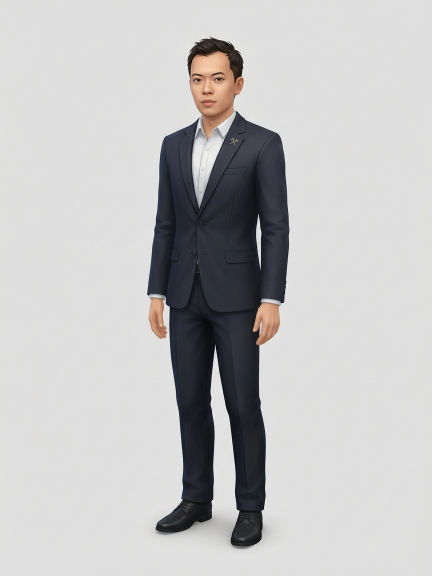
#> input picture assets-src/characters/Aaron-char.jpg, 864 x 1152 px (shown at 1/2 size)
$ python -i build_characters.py   (imports and definitions only)
#> lines starting #> are read from the running program, lines starting #| are printed output that depends on the picture; after the words box and inside, x2 and y2 are one past the last pixel; in counts of white or black regions, pixels touching at a corner belong together
#> further down, picture is the input picture: PIL image 864x1152 RGB; mean R, G, B 193.8, 193.4, 193.7
#!/usr/bin/env python3
"""
Character art pipeline — drop a big portrait in, get every game size out.

Drop zone : assets-src/characters/<Name>-char.{jpeg,jpg,png,webp}
            (any flat-backdrop full-body portrait; the filename becomes the id)

Outputs   : client/public/chars/<id>.webp         big showcase art (1024 px tall)
            client/public/chars/<id>-sprite.png   select-screen figure (128 px tall)
            client/public/chars/<id>-face.png     filmstrip bust tile (220x264)
            client/public/chars/<id>-pixel.png    in-game pixel sprite (100 px tall)
            client/public/chars/index.json        id -> sizes, for tooling

Only `-pixel.png` is transformed. The lobby art (webp / sprite / face) stays
the clean photo cutout it has always been — the pixel transform happens to the
character you actually walk around with, not to the character you pick.

The pixel sprite is the cutout shrunk onto a hard grid, snapped to a small
adaptive palette (no dithering), alpha binarised (no soft edges) and scaled
back up with nearest neighbours — the same transform for every character.

The flat studio backdrop is flood-filled away from the borders only, so white
shirts *inside* the silhouette survive. Edges are de-fringed against the
backdrop colour so no grey halo follows the character into the street scene.

Run:  python3 tools/build_characters.py
"""
import json
import os
import re
import sys

import numpy as np
from PIL import Image, ImageFilter

ROOT = os.path.dirname(os.path.dirname(os.path.abspath(__file__)))
SRC = os.path.join(ROOT, "assets-src", "characters")
OUT = os.path.join(ROOT, "client", "public", "chars")

BIG_H = 1024
SPRITE_H = 128
FACE_W, FACE_H = 220, 264

# Pixel-art grid for the in-game sprite, in art pixels. One grid cell becomes
# an integer block of PNG pixels, so the runtime never resamples it.
PIXEL_GRID, PIXEL_SCALE, PIXEL_COLORS = 48, 2, 26
PIXEL_GAIN = 1.35                     # chibi widening: photoreal people are too
                                      # narrow to read as a 100 px game sprite
PIXEL_H = PIXEL_GRID * PIXEL_SCALE
OUTLINE = (24, 18, 15)                # one-pixel silhouette border
ALPHA_CUT = 100                       # alpha below this is not a pixel at all

BG_TOL = 72          # colour distance still considered backdrop / floor shadow
BG_CHROMA = 14       # backdrop is neutral grey; clothing and skin are not
EDGE_LO, EDGE_HI = 18.0, 92.0   # soft-edge alpha ramp


def runs(mask_row):
    """[start, end) intervals of True pixels in one boolean row."""
    d = np.diff(np.concatenate(([0], mask_row.view(np.int8), [0])))
    starts = np.flatnonzero(d == 1)
    ends = np.flatnonzero(d == -1)
    return list(zip(starts.tolist(), ends.tolist()))


def border_connected(mask):
    """Keep only the backdrop regions that touch an image border (scanline union-find)."""
    h, w = mask.shape
    parent = []

    def find(i):
        while parent[i] != i:
            parent[i] = parent[parent[i]]
            i = parent[i]
        return i

    def union(a, b):
        ra, rb = find(a), find(b)
        if ra != rb:
            parent[rb] = ra

    rows = []
    prev = []
    for y in range(h):
        cur = []
        for s, e in runs(mask[y]):
            idx = len(parent)
            parent.append(idx)
            cur.append((s, e, idx))
        # link overlapping runs of the previous row
        i = j = 0
        while i < len(prev) and j < len(cur):
            ps, pe, pi = prev[i]
            cs, ce, ci = cur[j]
            if ps < ce and cs < pe:
                union(pi, ci)
            if pe < ce:
                i += 1
            else:
                j += 1
        rows.append(cur)
        prev = cur

    seeds = set()
    for y, row in enumerate(rows):
        for s, e, idx in row:
            if y == 0 or y == h - 1 or s == 0 or e == w:
                seeds.add(find(idx))
    out = np.zeros_like(mask)
    for y, row in enumerate(rows):
        for s, e, idx in row:
            if find(idx) in seeds:
                out[y, s:e] = True
    return out


def dilate(mask, n=1):
    out = mask.copy()
    for _ in range(n):
        p = np.pad(out, 1, mode="constant", constant_values=False)
        out = (p[:-2, 1:-1] | p[2:, 1:-1] | p[1:-1, :-2] | p[1:-1, 2:] |
               p[:-2, :-2] | p[:-2, 2:] | p[2:, :-2] | p[2:, 2:] | out)
    return out


def cutout(im):
    rgb = np.asarray(im.convert("RGB"), dtype=np.float32)
    h, w, _ = rgb.shape
#> h = 1152; w = 864
    border = np.concatenate([rgb[0:6].reshape(-1, 3), rgb[-6:].reshape(-1, 3),
                             rgb[:, 0:6].reshape(-1, 3), rgb[:, -6:].reshape(-1, 3)])
    bg = np.median(border, axis=0)
#> bg = [223, 223, 223]
    dist = np.abs(rgb - bg).max(axis=2)
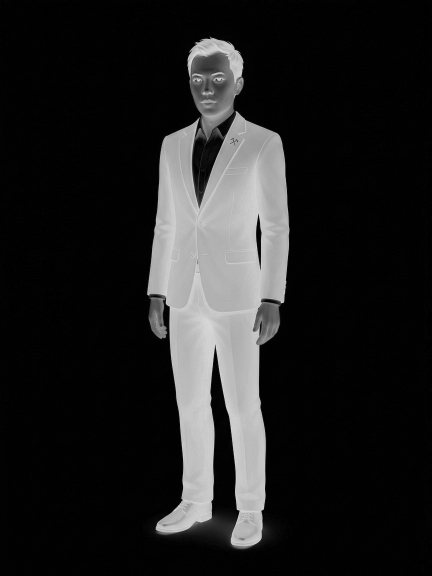
#> dist: shape (1152, 864) float32 (shown at 1/2 size); min 0, max 223, mean 32.2
    chroma = rgb.max(axis=2) - rgb.min(axis=2)

    # the studio backdrop AND its soft floor shadow are neutral grey
    backdrop = border_connected((dist < BG_TOL) & (chroma < BG_CHROMA))
#> after the loop in border_connected, `for y, row in enumerate(rows):`:
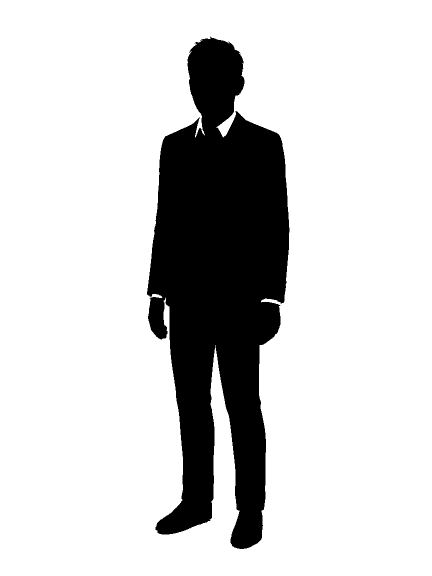
#> out: shape (1152, 864) bool (shown at 1/2 size); 81.9% white; 2 black regions (1 under 20 px), largest, box (x1, y1, x2, y2) and area: (294, 73, 579, 1098) 180217
    alpha = np.where(backdrop, 0.0, 1.0)

    # soft, de-fringed edge: only the pixels hugging the backdrop get a ramp
    edge = (~backdrop) & dilate(backdrop, 2)
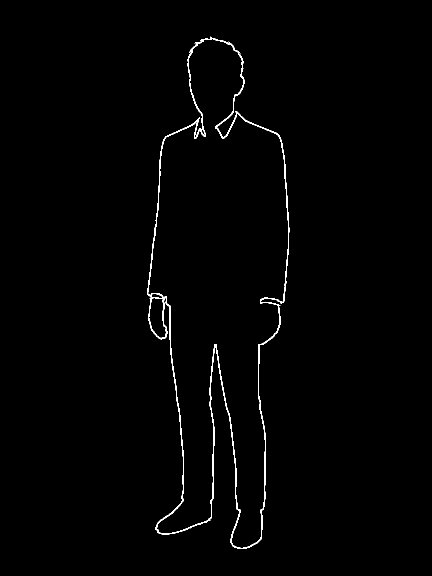
#> edge: shape (1152, 864) bool (shown at 1/2 size); 0.89% white in thin lines or dots, all inside (x1, y1, x2, y2) = (294, 73, 579, 1098)
    ramp = np.clip((dist - EDGE_LO) / (EDGE_HI - EDGE_LO), 0.0, 1.0)
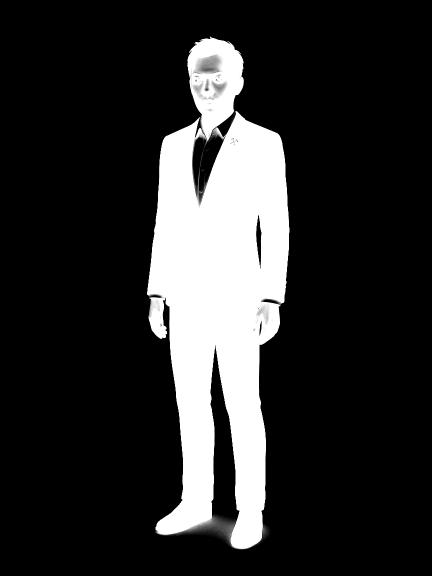
#> ramp: shape (1152, 864) float32 (shown at 1/2 size); min 0, max 1, mean 0.175
    # neutral pixels must clear the whole shadow range before they count as art
    neutral = np.clip((dist - BG_TOL) / 30.0, 0.0, 1.0)
    ramp = np.where(chroma < BG_CHROMA, np.minimum(ramp, neutral), ramp)
    alpha = np.where(edge, np.minimum(alpha, ramp), alpha)

    a3 = alpha[..., None]
    safe = np.maximum(a3, 0.35)
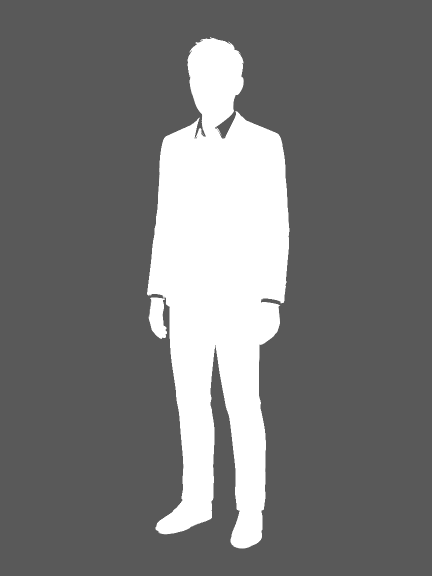
#> safe: shape (1152, 864, 1) float64 (shown at 1/2 size); min 0.35, max 1, mean 0.467
    rgb = np.clip((rgb - (1 - a3) * bg) / safe, 0, 255)
    rgb = np.where(a3 > 0.02, rgb, 255)
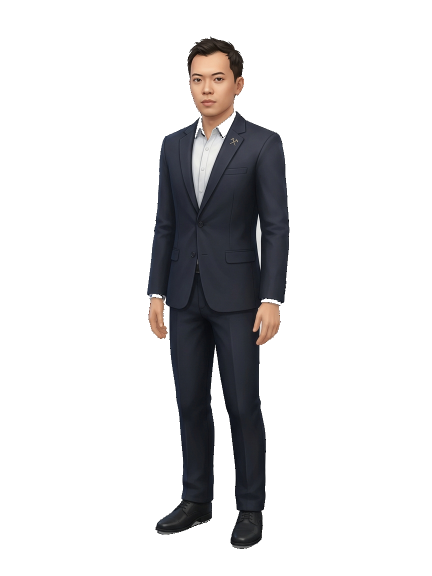
#> rgb: shape (1152, 864, 3) float64 (shown at 1/2 size); mean of channels 0, 1, 2 219.6, 219.1, 220; drawn as R, G, B

    out = np.dstack([rgb, alpha * 255]).astype(np.uint8)
#> out: shape (1152, 864, 4)
    img = Image.fromarray(out, "RGBA")
    # a hair of blur on the alpha only, so the cutout is not stair-stepped
    r, g, b, a = img.split()
    img = Image.merge("RGBA", (r, g, b, a.filter(ImageFilter.GaussianBlur(0.6))))

    box = img.getchannel("A").point(lambda v: 255 if v > 16 else 0).getbbox()
#> box = (293, 73, 580, 1098)
    if box:
        pad = 6
        box = (max(0, box[0] - pad), max(0, box[1] - pad),
               min(w, box[2] + pad), min(h, box[3] + pad))
#> box = (287, 67, 586, 1104)
        img = img.crop(box)
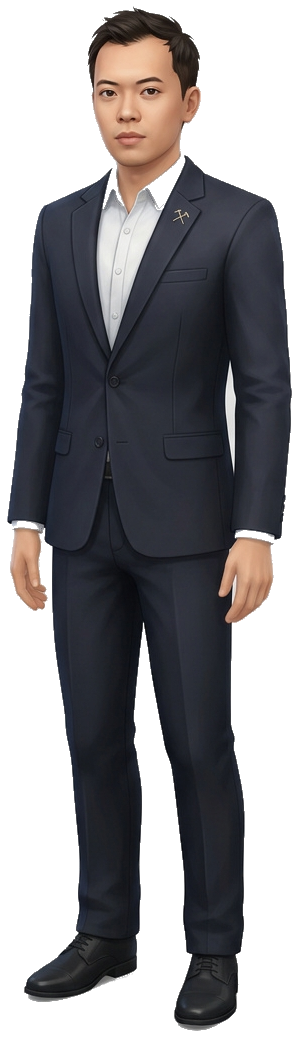
#> img: PIL image 299x1037 RGBA; mean R, G, B, A 141.5, 139.9, 142.5, 147.4; transparent parts drawn white
    return img


# [43 lines left out: functions bust, pixel_grid, outline, not called in this run]


def scale_to_height(img, height):
    w = max(1, round(img.width * height / img.height))
    return img.resize((w, height), Image.LANCZOS)


# [50 lines left out: functions pixel_art, slug, main, not called in this run]


# [2 lines not run here, left out]

>>> from PIL import Image
>>> picture = Image.open('../assets-src/characters/Aaron-char.jpg')
>>> result = cutout(picture)

$ run again, on assets-src/characters/Anggie Aulia Akbar-char.jpg
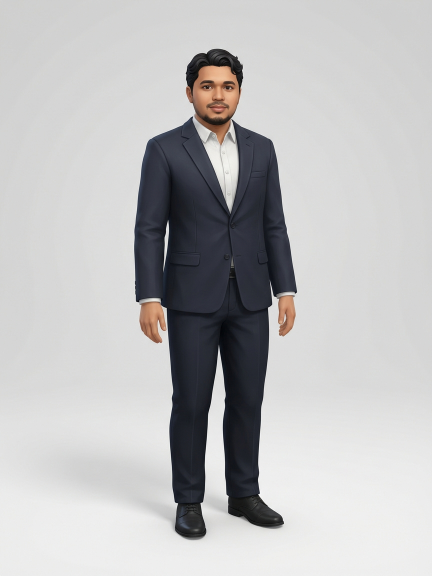
#> input picture assets-src/characters/Anggie Aulia Akbar-char.jpg, 864 x 1152 px (shown at 1/2 size)
#> picture is the input picture: PIL image 864x1152 RGB; mean R, G, B 188.5, 188.2, 188.9
#> bg = [212, 212, 212]
#> after the loop in border_connected, `for y, row in enumerate(rows):`:
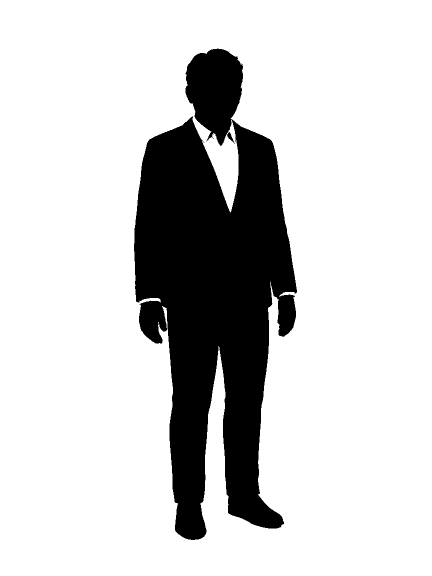
#> out: shape (1152, 864) bool (shown at 1/2 size); 81.2% white; 2 black regions, box (x1, y1, x2, y2) and area: (268, 97, 594, 1080) 186998, (454, 264, 470, 287) 120
#> edge: shape (1152, 864) bool; 1% white in thin lines or dots, all inside (x1, y1, x2, y2) = (268, 97, 594, 1080)
#> in cutout, `box = img.getchannel("A").point(lambda v: 255 if v > 16 else 0).getbbo..`: box = (267, 97, 595, 1080)
#> in cutout, `box = (max(0, box[0] - pad), max(0, box[1] - pad), min(w, box[2] + pad..`: box = (261, 91, 601, 1086)
#> in cutout, `img = img.crop(box)`:
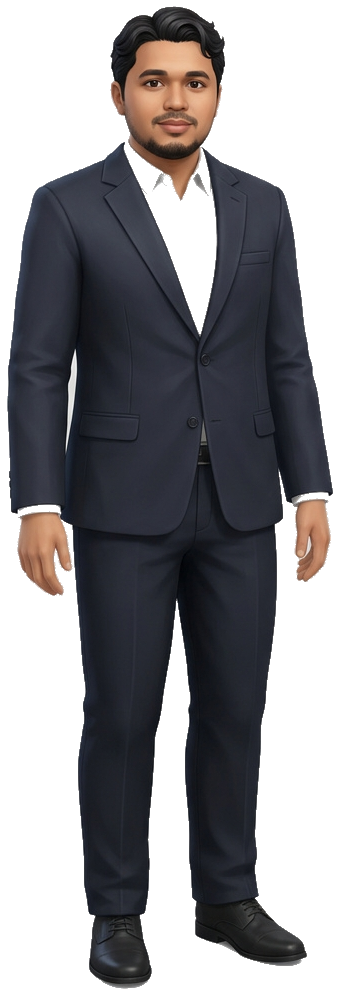
#> img: PIL image 340x995 RGBA; mean R, G, B, A 142.6, 141.4, 144.5, 140.2; transparent parts drawn white

$ run again, on assets-src/characters/Angie-char.jpg
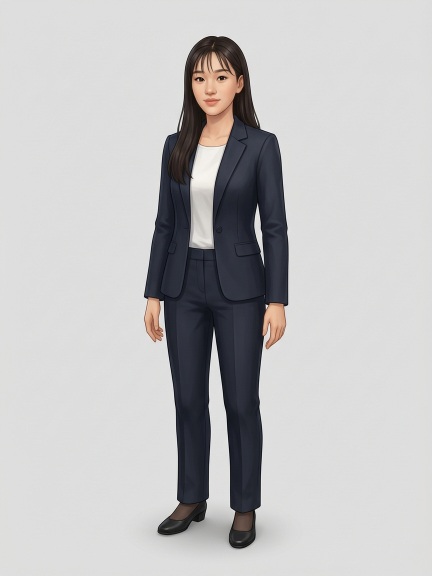
#> input picture assets-src/characters/Angie-char.jpg, 864 x 1152 px (shown at 1/2 size)
#> picture is the input picture: PIL image 864x1152 RGB; mean R, G, B 191.8, 191.2, 191.7
#> bg = [221, 221, 221]
#> after the loop in border_connected, `for y, row in enumerate(rows):`:
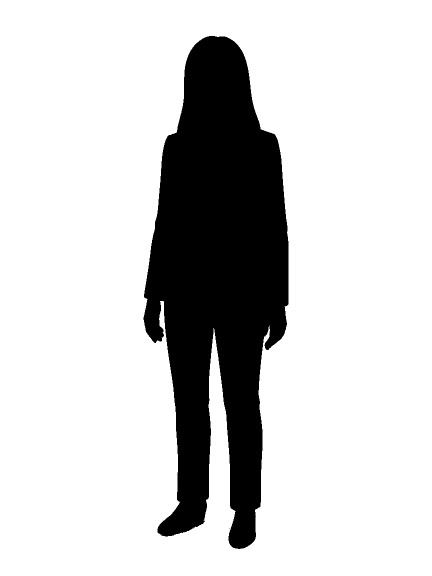
#> out: shape (1152, 864) bool (shown at 1/2 size); 81.1% white; 2 black regions (1 under 20 px), largest, box (x1, y1, x2, y2) and area: (287, 72, 577, 1098) 188134
#> edge: shape (1152, 864) bool; 0.8% white in thin lines or dots, all inside (x1, y1, x2, y2) = (287, 72, 577, 1098)
#> in cutout, `box = img.getchannel("A").point(lambda v: 255 if v > 16 else 0).getbbo..`: box = (287, 71, 578, 1098)
#> in cutout, `box = (max(0, box[0] - pad), max(0, box[1] - pad), min(w, box[2] + pad..`: box = (281, 65, 584, 1104)
#> in cutout, `img = img.crop(box)`:
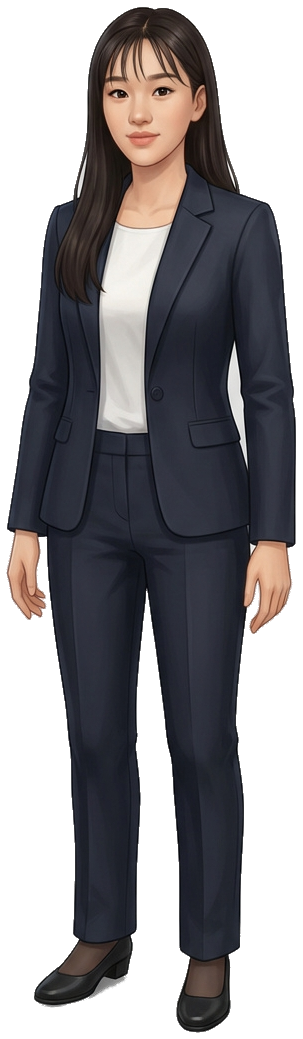
#> img: PIL image 303x1039 RGBA; mean R, G, B, A 142.4, 140.1, 142.7, 151.8; transparent parts drawn white

$ run again, on assets-src/characters/Ayu-char.jpg
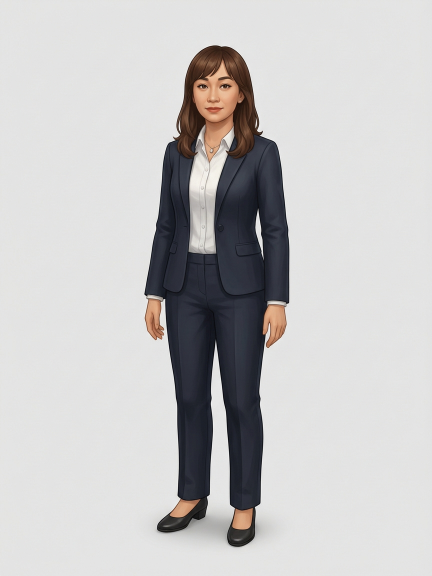
#> input picture assets-src/characters/Ayu-char.jpg, 864 x 1152 px (shown at 1/2 size)
#> picture is the input picture: PIL image 864x1152 RGB; mean R, G, B 197.8, 196.7, 196.8
#> bg = [227, 227, 227]
#> edge: shape (1152, 864) bool; 0.78% white in thin lines or dots, all inside (x1, y1, x2, y2) = (288, 91, 579, 1094)
#> in cutout, `box = img.getchannel("A").point(lambda v: 255 if v > 16 else 0).getbbo..`: box = (288, 90, 580, 1095)
#> in cutout, `box = (max(0, box[0] - pad), max(0, box[1] - pad), min(w, box[2] + pad..`: box = (282, 84, 586, 1101)
#> in cutout, `img = img.crop(box)`:
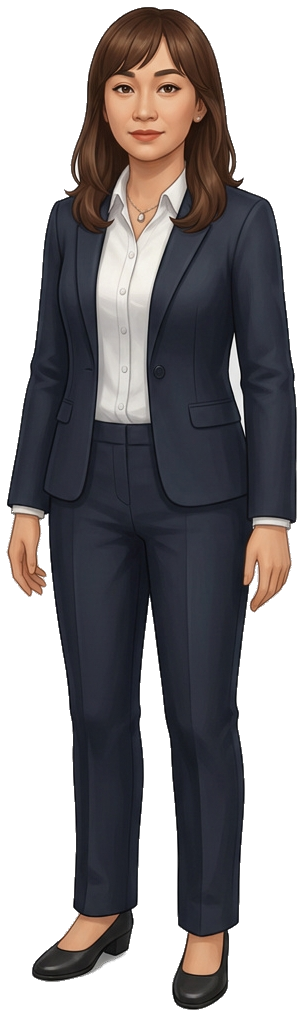
#> img: PIL image 304x1017 RGBA; mean R, G, B, A 144.3, 140.7, 142.2, 152.2; transparent parts drawn white
